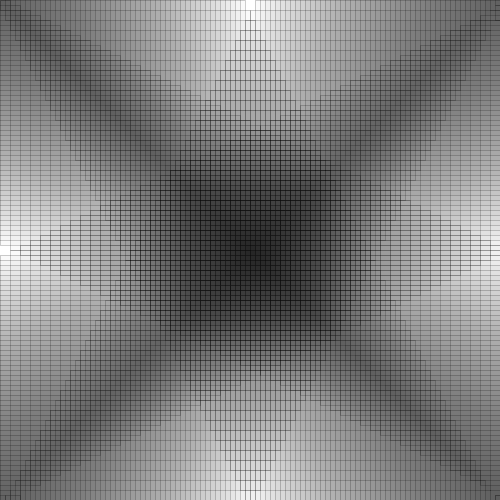
Frame 1 (no input)
Frame 60 (the mouse pressed at the canvas centre just before this capture): identical to frame 1, image omitted
Frame 120 (the mouse held since frame 60 and released just before this capture): identical to frame 1, image omitted

The Processing sketch that drew this single still picture (run headless with seeded random() and noise(); from frame 60 on, the mouse is pressed at the canvas centre):

// Processing sketch: processing_31823
// ── processing_31823.pde

int yo;
int bro;
int ho;
int low;
int blow = 5;
 
void setup(){
  size (500, 500);
  background (255, 255, 255);
   
   
        fill(0,0,0,blow);
        strokeWeight(1);
        stroke(0,0,0,50);
                 
        yo = 0;
        bro = 10;
        while(yo < 500){
        rect(yo,yo,bro,bro);
        bro = bro + 5;
        yo = yo + 5;
        }
         
                    fill(0,0,0,blow);       
         
                    yo = 0;
                    bro = 10;
                    ho = 10;
                    low = 500;
                    while(yo < 500){
                    rect(yo,low,bro,ho);
                    bro = bro + 5;
                    yo = yo + 5;
                    ho = ho - 5;
                    low = low - 5;
                    }
             
             
            fill(0,0,0,blow);
         
            yo = 500;
            bro = 10;
            while(yo > 0){
            rect(yo, yo, bro, bro);
            bro = bro - 5;
            yo = yo - 5;
            }      
           
                                         
                     
                     
                            fill(0,0,0,blow);       
         
                            yo = 500;
                            bro = 10;
                            ho = 10;
                            low = 0;
                            while(yo > 0){
                            rect(yo,low,bro,ho);
                            bro = bro - 5;
                            yo = yo - 5;
                            ho = ho + 5;
                            low = low + 5;                   
                            }
                        
}
 
void draw(){
    
      
   
   
}
